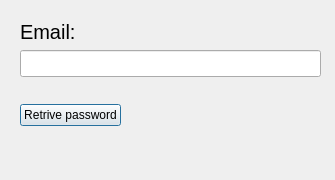
<?xml version="1.0" encoding="UTF-8"?>
<ui version="4.0">
 <class>ForgotPassword</class>
 <widget class="QDialog" name="ForgotPassword">
  <property name="geometry">
   <rect>
    <x>0</x>
    <y>0</y>
    <width>335</width>
    <height>180</height>
   </rect>
  </property>
  <property name="windowTitle">
   <string>Forgot password</string>
  </property>
  <property name="windowIcon">
   <iconset resource="icons.qrc">
    <normaloff>:/new/prefix1/school.png</normaloff>:/new/prefix1/school.png</iconset>
  </property>
  <widget class="QWidget" name="formLayoutWidget">
   <property name="geometry">
    <rect>
     <x>20</x>
     <y>20</y>
     <width>301</width>
     <height>151</height>
    </rect>
   </property>
   <layout class="QFormLayout" name="formLayout">
    <item row="1" column="0">
     <widget class="QLabel" name="label">
      <property name="font">
       <font>
        <pointsize>15</pointsize>
       </font>
      </property>
      <property name="text">
       <string>Email:</string>
      </property>
      <property name="scaledContents">
       <bool>false</bool>
      </property>
      <property name="margin">
       <number>0</number>
      </property>
      <property name="indent">
       <number>0</number>
      </property>
     </widget>
    </item>
    <item row="2" column="0" colspan="2">
     <widget class="QLineEdit" name="lineEdit">
      <property name="font">
       <font>
        <pointsize>12</pointsize>
       </font>
      </property>
     </widget>
    </item>
    <item row="3" column="0" colspan="2">
     <widget class="QLabel" name="label_2">
      <property name="font">
       <font>
        <pointsize>10</pointsize>
       </font>
      </property>
      <property name="text">
       <string/>
      </property>
     </widget>
    </item>
    <item row="4" column="0">
     <widget class="QPushButton" name="pushButton">
      <property name="text">
       <string>Retrive password</string>
      </property>
     </widget>
    </item>
   </layout>
  </widget>
 </widget>
 <resources>
  <include location="icons.qrc"/>
 </resources>
 <connections/>
</ui>
